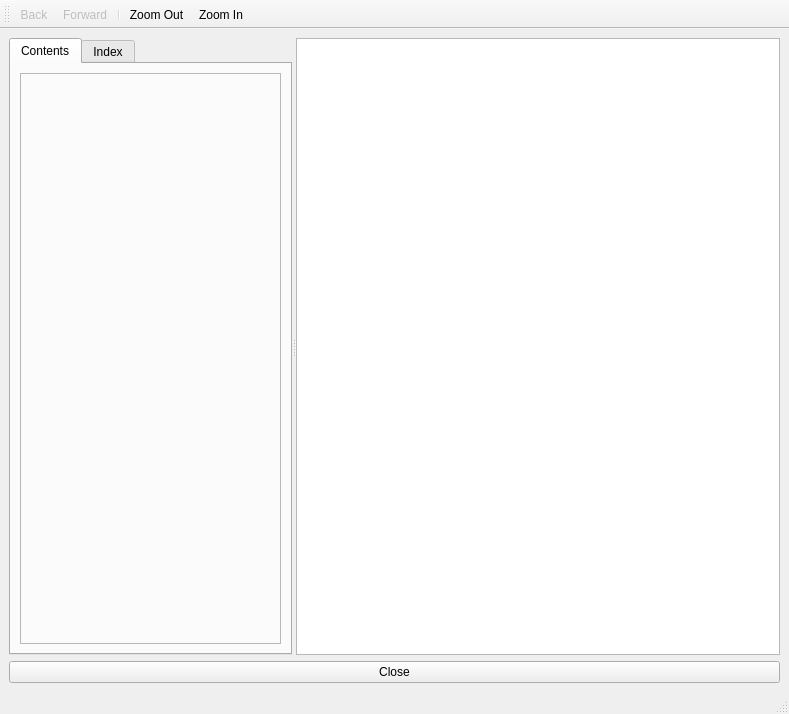
<?xml version="1.0" encoding="UTF-8"?>
<ui version="4.0">
 <class>HelpBrowser</class>
 <widget class="QMainWindow" name="HelpBrowser">
  <property name="geometry">
   <rect>
    <x>0</x>
    <y>0</y>
    <width>789</width>
    <height>714</height>
   </rect>
  </property>
  <property name="windowTitle">
   <string>Help Browser</string>
  </property>
  <widget class="QWidget" name="centralwidget">
   <layout class="QVBoxLayout" name="verticalLayout">
    <item>
     <widget class="QSplitter" name="splitter">
      <property name="orientation">
       <enum>Qt::Horizontal</enum>
      </property>
      <widget class="QTabWidget" name="tabWidget">
       <property name="currentIndex">
        <number>0</number>
       </property>
       <widget class="QWidget" name="tabContents">
        <attribute name="title">
         <string>Contents</string>
        </attribute>
        <layout class="QVBoxLayout" name="verticalLayout_2">
         <item>
          <widget class="QFrame" name="frameContents">
           <property name="frameShape">
            <enum>QFrame::StyledPanel</enum>
           </property>
           <property name="frameShadow">
            <enum>QFrame::Raised</enum>
           </property>
           <layout class="QVBoxLayout" name="verticalLayout_6">
            <item>
             <layout class="QVBoxLayout" name="contents_layout"/>
            </item>
           </layout>
          </widget>
         </item>
        </layout>
       </widget>
       <widget class="QWidget" name="tabIndex">
        <attribute name="title">
         <string>Index</string>
        </attribute>
        <layout class="QVBoxLayout" name="verticalLayout_3">
         <item>
          <widget class="QFrame" name="frameIndex">
           <property name="frameShape">
            <enum>QFrame::StyledPanel</enum>
           </property>
           <property name="frameShadow">
            <enum>QFrame::Raised</enum>
           </property>
           <layout class="QVBoxLayout" name="verticalLayout_4">
            <item>
             <layout class="QVBoxLayout" name="index_layout">
              <item>
               <widget class="QLabel" name="label">
                <property name="text">
                 <string>Look for:</string>
                </property>
               </widget>
              </item>
              <item>
               <widget class="QLineEdit" name="indexFilter"/>
              </item>
             </layout>
            </item>
           </layout>
          </widget>
         </item>
        </layout>
       </widget>
      </widget>
      <widget class="QTextBrowser" name="textBrowserPlaceholder"/>
     </widget>
    </item>
    <item>
     <widget class="QPushButton" name="pushButtonClose">
      <property name="text">
       <string>Close</string>
      </property>
     </widget>
    </item>
   </layout>
  </widget>
  <widget class="QMenuBar" name="menubar">
   <property name="geometry">
    <rect>
     <x>0</x>
     <y>0</y>
     <width>789</width>
     <height>43</height>
    </rect>
   </property>
  </widget>
  <widget class="QStatusBar" name="statusbar"/>
  <widget class="QToolBar" name="toolBar">
   <property name="windowTitle">
    <string>toolBar</string>
   </property>
   <attribute name="toolBarArea">
    <enum>TopToolBarArea</enum>
   </attribute>
   <attribute name="toolBarBreak">
    <bool>false</bool>
   </attribute>
   <addaction name="actionBack"/>
   <addaction name="actionForward"/>
   <addaction name="separator"/>
   <addaction name="actionZoomOut"/>
   <addaction name="actionZoomIn"/>
  </widget>
  <action name="actionBack">
   <property name="enabled">
    <bool>false</bool>
   </property>
   <property name="icon">
    <iconset>
     <normalon>back.png</normalon>
    </iconset>
   </property>
   <property name="text">
    <string>Back</string>
   </property>
   <property name="shortcut">
    <string>Left</string>
   </property>
  </action>
  <action name="actionForward">
   <property name="enabled">
    <bool>false</bool>
   </property>
   <property name="icon">
    <iconset>
     <normalon>forward.png</normalon>
    </iconset>
   </property>
   <property name="text">
    <string>Forward</string>
   </property>
   <property name="shortcut">
    <string>Right</string>
   </property>
  </action>
  <action name="actionZoomIn">
   <property name="icon">
    <iconset>
     <normalon>ZoomIn.png</normalon>
    </iconset>
   </property>
   <property name="text">
    <string>Zoom In</string>
   </property>
   <property name="toolTip">
    <string>Zoom In</string>
   </property>
   <property name="shortcut">
    <string>Down</string>
   </property>
  </action>
  <action name="actionZoomOut">
   <property name="icon">
    <iconset>
     <normalon>ZoomOut.png</normalon>
    </iconset>
   </property>
   <property name="text">
    <string>Zoom Out</string>
   </property>
   <property name="toolTip">
    <string>Zoom Out</string>
   </property>
   <property name="shortcut">
    <string>Up</string>
   </property>
  </action>
 </widget>
 <resources/>
 <connections>
  <connection>
   <sender>pushButtonClose</sender>
   <signal>clicked()</signal>
   <receiver>HelpBrowser</receiver>
   <slot>close()</slot>
   <hints>
    <hint type="sourcelabel">
     <x>194</x>
     <y>251</y>
    </hint>
    <hint type="destinationlabel">
     <x>194</x>
     <y>148</y>
    </hint>
   </hints>
  </connection>
 </connections>
</ui>
